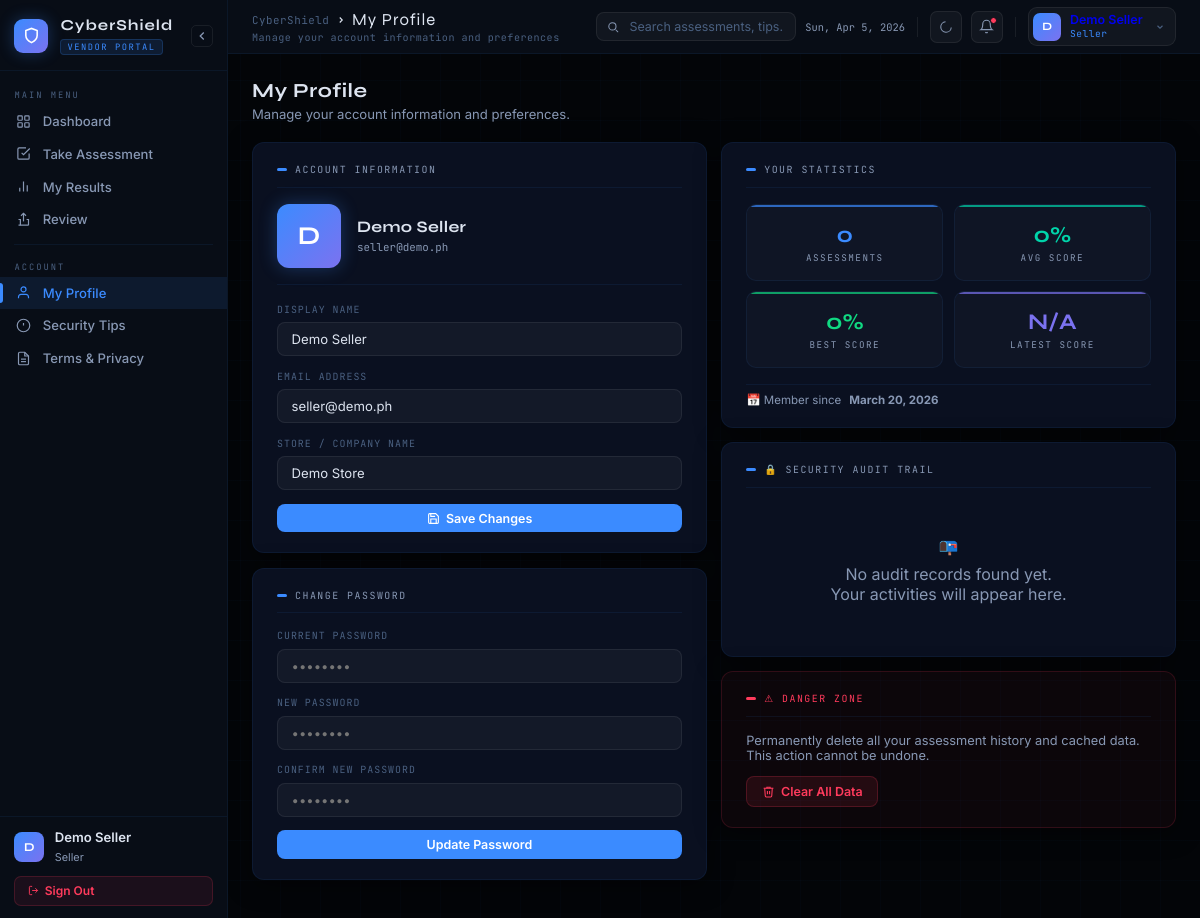
Screenshot of /Client/profile.php (signed in) with the database file from the repository.
### tables this page shows
CREATE TABLE users (
    id INT AUTO_INCREMENT PRIMARY KEY,
    username VARCHAR(50) UNIQUE NOT NULL,
    password_hash VARCHAR(255) NOT NULL,
    email VARCHAR(100) UNIQUE NOT NULL,
    full_name VARCHAR(100) NOT NULL,
    store_name VARCHAR(100) NOT NULL,
    role ENUM('Admin', 'Seller', 'Viewer') DEFAULT 'Seller',
    is_active BOOLEAN DEFAULT TRUE,
    last_assessment_score DECIMAL(5,2) DEFAULT NULL,
    last_assessment_date DATETIME DEFAULT NULL,
    total_assessments INT DEFAULT 0,
    created_at TIMESTAMP DEFAULT CURRENT_TIMESTAMP,
    updated_at TIMESTAMP DEFAULT CURRENT_TIMESTAMP ON UPDATE CURRENT_TIMESTAMP,
    INDEX idx_username (username),
    INDEX idx_email (email),
    INDEX idx_role (role)
);

### Client/profile.php (the view, shortened to what this page needs)
<?php
$database = new Database();
$db = $database->getConnection();
$user_query = "SELECT * FROM users WHERE id = :user_id";
$stmt = $db->prepare($user_query);
$stmt->bindParam(':user_id', $_SESSION['user_id']);
$stmt->execute();
$user = $stmt->fetch(PDO::FETCH_ASSOC);
$stats_query = "SELECT
    COUNT(*) as total_assessments,
    AVG(score) as avg_score,
    MAX(score) as best_score,
    MIN(score) as worst_score,
    (SELECT score FROM assessments WHERE vendor_id = :user_id ORDER BY created_at DESC LIMIT 1) as latest_score,
    (SELECT rank FROM assessments WHERE vendor_id = :user_id ORDER BY created_at DESC LIMIT 1) as latest_rank
    FROM assessments
    WHERE vendor_id = :user_id";
$stmt = $db->prepare($stats_query);
$stmt->bindParam(':user_id', $_SESSION['user_id']);
$stmt->execute();
$stats = $stmt->fetch(PDO::FETCH_ASSOC);
$audit_query = "SELECT
    a.id,
    a.action_type,
    a.action_description,
    a.ip_address,
    a.user_agent,
    a.created_at,
    CASE
        WHEN a.action_type = 'login' THEN '🔐 Login'
        WHEN a.action_type = 'profile_update' THEN '✏️ Profile Update'
        WHEN a.action_type = 'password_change' THEN '🔑 Password Change'
        WHEN a.action_type = 'assessment_complete' THEN '📊 Assessment'
        WHEN a.action_type = 'data_clear' THEN '🗑️ Data Clear'
        ELSE '📌 Activity'
    END as action_display,
    CASE
        WHEN a.action_type = 'login' THEN 'var(--teal)'
        WHEN a.action_type = 'profile_update' THEN 'var(--blue)'
        WHEN a.action_type = 'password_change' THEN 'var(--purple)'
        WHEN a.action_type = 'assessment_complete' THEN 'var(--green)'
        WHEN a.action_type = 'data_clear' THEN 'var(--red)'
        ELSE 'var(--muted2)'
    END as action_color
FROM audit_log a
WHERE a.user_id = :user_id
ORDER BY a.created_at DESC
LIMIT 15";
$audit_stmt = $db->prepare($audit_query);
$audit_stmt->bindParam(':user_id', $_SESSION['user_id']);
$audit_stmt->execute();
$audit_logs = $audit_stmt->fetchAll(PDO::FETCH_ASSOC);
$account_created = $user['created_at'] ?? date('Y-m-d H:i:s');
?>
<!DOCTYPE html>
<html lang="en" data-theme="dark">
<head>
</head>
<body>
<div id="app">
  <aside id="sidebar">
    <div class="sb-brand">
      <div class="shield"><svg width="17" height="17" viewBox="0 0 24 24" fill="none" stroke="white" stroke-width="2.2"><path d="M12 22s8-4 8-10V5l-8-3-8 3v7c0 6 8 10 8 10z"/></svg></div>
      <div class="sb-brand-text"><h2>CyberShield</h2><span class="badge">Vendor Portal</span></div>
      <button class="sb-toggle" onclick="toggleSidebar()"><svg width="14" height="14" viewBox="0 0 24 24" fill="none" stroke="currentColor" stroke-width="2.2"><polyline points="15 18 9 12 15 6"/></svg></button>
    </div>
    <div class="sb-section">
      <div class="sb-label">Main Menu</div>
      <a class="sb-item" href="index.php"><span class="sb-icon"><svg width="15" height="15" viewBox="0 0 24 24" fill="none" stroke="currentColor" stroke-width="1.9"><rect x="3" y="3" width="7" height="7" rx="1.2"/><rect x="14" y="3" width="7" height="7" rx="1.2"/><rect x="3" y="14" width="7" height="7" rx="1.2"/><rect x="14" y="14" width="7" height="7" rx="1.2"/></svg></span><span class="sb-text">Dashboard</span></a>
      <a class="sb-item" href="assessment.php"><span class="sb-icon"><svg width="15" height="15" viewBox="0 0 24 24" fill="none" stroke="currentColor" stroke-width="1.9"><path d="M9 11l3 3L22 4"/><path d="M21 12v7a2 2 0 0 1-2 2H5a2 2 0 0 1-2-2V5a2 2 0 0 1 2-2h11"/></svg></span><span class="sb-text">Take Assessment</span></a>
      <a class="sb-item" href="result.php"><span class="sb-icon"><svg width="15" height="15" viewBox="0 0 24 24" fill="none" stroke="currentColor" stroke-width="1.9"><line x1="18" y1="20" x2="18" y2="10"/><line x1="12" y1="20" x2="12" y2="4"/><line x1="6" y1="20" x2="6" y2="14"/></svg></span><span class="sb-text">My Results</span></a>
      <a class="sb-item" href="review.php"><span class="sb-icon"><svg width="15" height="15" viewBox="0 0 24 24" fill="none" stroke="currentColor" stroke-width="1.9"><path d="M8 6l4-4 4 4"/><path d="M12 2v13"/><path d="M20 21H4"/><path d="M17 12h3v9"/><path d="M4 12h3v9"/></svg></span><span class="sb-text">Review</span></a>
      <div class="sb-divider"></div>
      <div class="sb-label">Account</div>
      <a class="sb-item active" href="profile.php"><span class="sb-icon"><svg width="15" height="15" viewBox="0 0 24 24" fill="none" stroke="currentColor" stroke-width="1.9"><path d="M20 21v-2a4 4 0 0 0-4-4H8a4 4 0 0 0-4 4v2"/><circle cx="12" cy="7" r="4"/></svg></span><span class="sb-text">My Profile</span></a>
      <a class="sb-item" href="security-tips.php"><span class="sb-icon"><svg width="15" height="15" viewBox="0 0 24 24" fill="none" stroke="currentColor" stroke-width="1.9"><circle cx="12" cy="12" r="10"/><line x1="12" y1="8" x2="12" y2="12"/><line x1="12" y1="16" x2="12.01" y2="16"/></svg></span><span class="sb-text">Security Tips</span></a>
      <a class="sb-item" href="terms.php"><span class="sb-icon"><svg width="15" height="15" viewBox="0 0 24 24" fill="none" stroke="currentColor" stroke-width="1.9"><path d="M14 2H6a2 2 0 0 0-2 2v16a2 2 0 0 0 2 2h12a2 2 0 0 0 2-2V8z"/><polyline points="14 2 14 8 20 8"/><line x1="16" y1="13" x2="8" y2="13"/><line x1="16" y1="17" x2="8" y2="17"/></svg></span><span class="sb-text">Terms & Privacy</span></a>
    </div>
    <div class="sb-footer">
      <div class="sb-user">
        <div class="sb-avatar"><?php echo strtoupper(substr($user['full_name'], 0, 1)); ?></div>
        <div class="sb-user-info">
          <p><?php echo htmlspecialchars($user['full_name']); ?></p>
          <span><?php echo htmlspecialchars($user['role'] ?? 'Vendor'); ?></span>
        </div>
      </div>
      <button class="btn-sb-logout" onclick="doLogout()">
        <svg width="11" height="11" viewBox="0 0 24 24" fill="none" stroke="currentColor" stroke-width="2"><path d="M9 21H5a2 2 0 0 1-2-2V5a2 2 0 0 1 2-2h4"/><polyline points="16 17 21 12 16 7"/><line x1="21" y1="12" x2="9" y2="12"/></svg>
        <span>Sign Out</span>
      </button>
    </div>
  </aside>
  <div id="main">
    <div class="topbar">
      <div>
        <div class="tb-bc">
          <span class="tb-app">CyberShield</span>
          <svg width="10" height="10" viewBox="0 0 16 16" fill="none" stroke="currentColor" stroke-width="1.8"><path d="M6 4l4 4-4 4"/></svg>
          <span class="tb-title">My Profile</span>
        </div>
        <p class="tb-sub">Manage your account information and preferences</p>
      </div>
      <div class="tb-right">
        <div class="tb-search-wrap">
          <span class="tb-search-icon"><svg width="12" height="12" viewBox="0 0 20 20" fill="none"><circle cx="9" cy="9" r="6" stroke="currentColor" stroke-width="1.7"/><path d="M15 15l3 3" stroke="currentColor" stroke-width="1.7" stroke-linecap="round"/></svg></span>
          <input type="text" class="tb-search" placeholder="Search assessments, tips…" autocomplete="off" id="global-search" onkeyup="filterAuditTrail()"/>
        </div>
        <span class="tb-date" id="tb-date"></span>
        <button class="tb-icon-btn" onclick="toggleTheme()" title="Toggle theme">
          <svg id="tmoon" width="14" height="14" viewBox="0 0 24 24" fill="none" stroke="currentColor" stroke-width="1.8"><path d="M21 12.79A9 9 0 1 1 11.21 3 7 7 0 0 21 12.79z"/></svg>
        </button>
        <div class="notif-wrap">
          <button class="tb-icon-btn" onclick="toggleNotif()" title="Notifications" style="position:relative">
            <svg width="15" height="15" viewBox="0 0 24 24" fill="none" stroke="currentColor" stroke-width="1.8"><path d="M18 8A6 6 0 0 0 6 8c0 7-3 9-3 9h18s-3-2-3-9"/><path d="M13.73 21a2 2 0 0 1-3.46 0"/></svg>
            <span class="notif-dot" id="notif-dot"></span>
          </button>
        </div>
        <a class="tb-admin" href="#">
          <div class="tb-admin-av"><?php echo strtoupper(substr($user['full_name'], 0, 1)); ?></div>
          <div class="tb-admin-info"><span class="tb-admin-name"><?php echo htmlspecialchars($user['full_name']); ?></span><span class="tb-admin-role"><?php echo htmlspecialchars($user['role'] ?? 'Vendor'); ?></span></div>
          <svg width="10" height="10" viewBox="0 0 16 16" fill="none" stroke="currentColor" stroke-width="1.8" style="color:var(--muted);margin-left:.2rem"><path d="M4 6l4 4 4-4"/></svg>
        </a>
      </div>
    </div>
    <div class="content">
      <div class="sec-hdr">
        <h2>My Profile</h2>
        <p>Manage your account information and preferences.</p>
      </div>
      <div class="profile-grid">
        <div>
          <div class="card">
            <div class="card-title">Account Information</div>
            <div class="profile-avatar-wrap">
              <div class="profile-avatar" id="profile-avatar-big"><?php echo strtoupper(substr($user['full_name'], 0, 1)); ?></div>
              <div>
                <div class="profile-display-name" id="profile-name-display"><?php echo htmlspecialchars($user['full_name']); ?></div>
                <div class="profile-display-email" id="profile-email-display"><?php echo htmlspecialchars($user['email']); ?></div>
              </div>
            </div>
            <div class="fg">
              <label class="fl">Display Name</label>
              <input class="fi" type="text" id="profile-name" placeholder="Your full name" value="<?php echo htmlspecialchars($user['full_name']); ?>">
            </div>
            <div class="fg">
              <label class="fl">Email Address</label>
              <input class="fi" type="email" id="profile-email" placeholder="your.email@example.com" value="<?php echo htmlspecialchars($user['email']); ?>">
            </div>
            <div class="fg">
              <label class="fl">Store / Company Name</label>
              <input class="fi" type="text" id="profile-company" placeholder="Your store name" value="<?php echo htmlspecialchars($user['store_name'] ?? ''); ?>">
            </div>
            <button class="btn btn-p btn-full" onclick="requestProfileOTP()">
               <svg width="13" height="13" viewBox="0 0 24 24" fill="none" stroke="currentColor" stroke-width="2"><path d="M19 21H5a2 2 0 0 1-2-2V5a2 2 0 0 1 2-2h11l5 5v11a2 2 0 0 1-2 2z"/><polyline points="17 21 17 13 7 13 7 21"/><polyline points="7 3 7 8 15 8"/></svg>
               Save Changes
             </button>
          </div>
          <div class="card">
            <div class="card-title">Change Password</div>
            <div class="fg">
              <label class="fl">Current Password</label>
              <input class="fi" type="password" id="pw-current" placeholder="••••••••">
            </div>
            <div class="fg">
              <label class="fl">New Password</label>
              <input class="fi" type="password" id="pw-new" placeholder="••••••••">
            </div>
            <div class="fg">
              <label class="fl">Confirm New Password</label>
              <input class="fi" type="password" id="pw-confirm" placeholder="••••••••">
            </div>
            <button class="btn btn-p btn-full" onclick="requestPasswordOTP()">Update Password</button>
          </div>
        </div>
        <div>
          <div class="card">
            <div class="card-title">Your Statistics</div>
            <div class="stats-grid">
              <div class="stat-card" style="--accent:var(--blue)"><div class="stat-val"><?php echo $stats['total_assessments'] ?? 0; ?></div><div class="stat-lbl">Assessments</div></div>
              <div class="stat-card" style="--accent:var(--teal)"><div class="stat-val"><?php echo round($stats['avg_score'] ?? 0, 1); ?>%</div><div class="stat-lbl">Avg Score</div></div>
              <div class="stat-card" style="--accent:var(--green)"><div class="stat-val"><?php echo $stats['best_score'] ?? 0; ?>%</div><div class="stat-lbl">Best Score</div></div>
              <div class="stat-card" style="--accent:var(--purple)"><div class="stat-val"><?php echo $stats['latest_score'] ?? 'N/A'; ?><?php echo $stats['latest_score'] ? '%' : ''; ?></div><div class="stat-lbl">Latest Score</div></div>
            </div>
            <div class="member-since"><span>📅 Member since</span><strong><?php echo date('F j, Y', strtotime($account_created)); ?></strong></div>
          </div>
          <div class="card">
            <div class="card-title">🔒 Security Audit Trail</div>
            <div class="audit-timeline" id="audit-timeline">
              <?php if (count($audit_logs) > 0): ?>
                <?php foreach ($audit_logs as $log): ?>
                <div class="audit-item" data-search="<?php echo strtolower($log['action_description'] . ' ' . $log['action_display']); ?>">
                  <div class="audit-icon" style="background:<?php echo $log['action_color']; ?>20; border:1px solid <?php echo $log['action_color']; ?>40"><?php echo $log['action_display'][0]; ?></div>
                  <div class="audit-content">
                    <div class="audit-title" style="color:<?php echo $log['action_color']; ?>"><?php echo htmlspecialchars($log['action_display']); ?></div>
                    <div class="audit-desc"><?php echo htmlspecialchars($log['action_description']); ?></div>
                    <div class="audit-meta">
                      <span class="audit-time">🕐 <?php echo date('M d, H:i', strtotime($log['created_at'])); ?></span>
                      <?php if ($log['ip_address']): ?>
                      <span class="info-chip">🌐 <?php echo htmlspecialchars($log['ip_address']); ?></span>
                      <?php endif; ?>
                    </div>
                  </div>
                </div>
                <?php endforeach; ?>
              <?php else: ?>
                <div style="text-align:center;padding:2rem;color:var(--muted2);"><span>📭</span><p style="margin-top:.5rem">No audit records found yet.<br>Your activities will appear here.</p></div>
              <?php endif; ?>
            </div>
          </div>
          <div class="card danger">
            <div class="card-title">⚠ Danger Zone</div>
            <p style="font-size:.8rem;color:var(--muted2);margin-bottom:.85rem">Permanently delete all your assessment history and cached data. This action cannot be undone.</p>
            <button class="btn btn-d" onclick="clearAllData()">
              <svg width="13" height="13" viewBox="0 0 24 24" fill="none" stroke="currentColor" stroke-width="2"><polyline points="3 6 5 6 21 6"/><path d="M19 6l-1 14a2 2 0 0 1-2 2H8a2 2 0 0 1-2-2L5 6"/><path d="M10 11v6M14 11v6"/><path d="M9 6V4h6v2"/></svg>
              Clear All Data
            </button>
          </div>
        </div>
      </div>
    </div>
  </div>
</div>
</body>
</html>

### rows the page displays
users: full_name "D", full_name "Demo Seller", role "Seller", email "seller@demo.ph", store_name "Demo Store"

### other values shown
$stats['total_assessments'] "0"
$stats['avg_score'] "0"
$stats['best_score'] "0"
$stats['latest_score'] "N/A"
